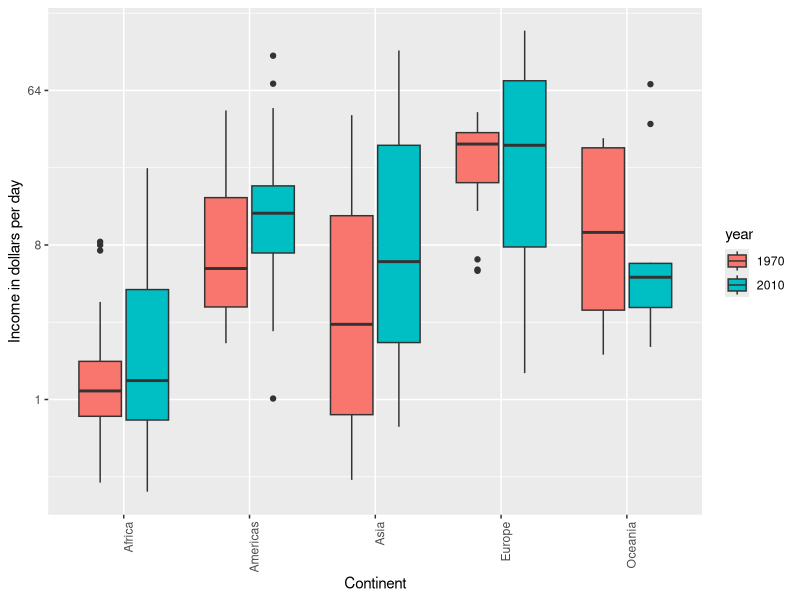

Source code (R):
rm(list = ls())
library(dslabs)
library(tidyverse) 
data(gapminder)

#-----------plotting and comparing income between two years--------------

gapminder %>%
  filter(year %in% c(1970,2010)) %>%
  mutate(income=gdp/population/365) %>%
  mutate(year=factor(year)) %>% #we need to convert year into a factor variable to be able to use as a category
  ggplot(aes(x=continent,y=income,fill=year)) + #fill groups the continents according to the year
  geom_boxplot(coef=1.5)+
  scale_y_continuous(trans = "log2")+
  theme(axis.text.x = element_text(angle = 90, hjust = 1)) + 
  xlab("Continent")+
  ylab("Income in dollars per day")
